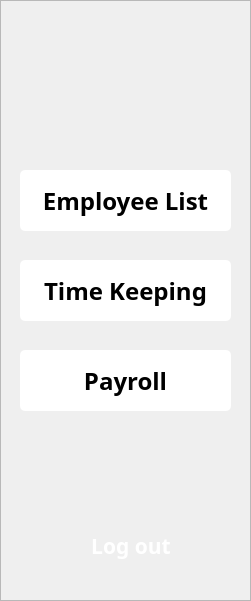
   <widget class="QFrame" name="sideBar">
    <property name="geometry">
     <rect>
      <x>0</x>
      <y>0</y>
      <width>251</width>
      <height>601</height>
     </rect>
    </property>
    <property name="styleSheet">
     <string notr="true">#sideBar{
	background-color: qlineargradient(spread:pad, x1:0.508, y1:0.0340909, x2:0.503051, y2:1, stop:0 rgba(33, 44, 89, 255), stop:0.497175 rgba(52, 66, 115, 255), stop:0.847458 rgba(72, 87, 142, 255))
}

#btnEmployeeList, #btnTimeKeeping, #btnPayRoll {
	background-color: white;
	border: 1px solid &quot;#344273&quot;;
	border-radius: 5px;
}

 #btnLogOut {
	background-color: none;
	border: none;
	color: white;
}</string>
    </property>
    <property name="frameShape">
     <enum>QFrame::StyledPanel</enum>
    </property>
    <property name="frameShadow">
     <enum>QFrame::Raised</enum>
    </property>
    <widget class="QPushButton" name="btnEmployeeList">
     <property name="geometry">
      <rect>
       <x>20</x>
       <y>170</y>
       <width>211</width>
       <height>61</height>
      </rect>
     </property>
     <property name="font">
      <font>
       <family>Poppins</family>
       <pointsize>18</pointsize>
       <weight>75</weight>
       <bold>true</bold>
      </font>
     </property>
     <property name="cursor">
      <cursorShape>PointingHandCursor</cursorShape>
     </property>
     <property name="layoutDirection">
      <enum>Qt::RightToLeft</enum>
     </property>
     <property name="styleSheet">
      <string notr="true"/>
     </property>
     <property name="text">
      <string>Employee List</string>
     </property>
     <property name="iconSize">
      <size>
       <width>20</width>
       <height>20</height>
      </size>
     </property>
    </widget>
    <widget class="QPushButton" name="btnTimeKeeping">
     <property name="geometry">
      <rect>
       <x>20</x>
       <y>260</y>
       <width>211</width>
       <height>61</height>
      </rect>
     </property>
     <property name="font">
      <font>
       <family>Poppins</family>
       <pointsize>18</pointsize>
       <weight>75</weight>
       <bold>true</bold>
      </font>
     </property>
     <property name="cursor">
      <cursorShape>PointingHandCursor</cursorShape>
     </property>
     <property name="layoutDirection">
      <enum>Qt::RightToLeft</enum>
     </property>
     <property name="styleSheet">
      <string notr="true"/>
     </property>
     <property name="text">
      <string>Time Keeping</string>
     </property>
     <property name="iconSize">
      <size>
       <width>20</width>
       <height>20</height>
      </size>
     </property>
    </widget>
    <widget class="QPushButton" name="btnPayRoll">
     <property name="geometry">
      <rect>
       <x>20</x>
       <y>350</y>
       <width>211</width>
       <height>61</height>
      </rect>
     </property>
     <property name="font">
      <font>
       <family>Poppins</family>
       <pointsize>18</pointsize>
       <weight>75</weight>
       <bold>true</bold>
      </font>
     </property>
     <property name="cursor">
      <cursorShape>PointingHandCursor</cursorShape>
     </property>
     <property name="layoutDirection">
      <enum>Qt::RightToLeft</enum>
     </property>
     <property name="styleSheet">
      <string notr="true"/>
     </property>
     <property name="text">
      <string>Payroll</string>
     </property>
     <property name="iconSize">
      <size>
       <width>20</width>
       <height>20</height>
      </size>
     </property>
    </widget>
    <widget class="QPushButton" name="btnLogOut">
     <property name="geometry">
      <rect>
       <x>20</x>
       <y>530</y>
       <width>211</width>
       <height>31</height>
      </rect>
     </property>
     <property name="font">
      <font>
       <family>Poppins</family>
       <pointsize>16</pointsize>
       <weight>75</weight>
       <bold>true</bold>
      </font>
     </property>
     <property name="cursor">
      <cursorShape>PointingHandCursor</cursorShape>
     </property>
     <property name="layoutDirection">
      <enum>Qt::LeftToRight</enum>
     </property>
     <property name="styleSheet">
      <string notr="true"/>
     </property>
     <property name="text">
      <string>  Log out</string>
     </property>
     <property name="icon">
      <iconset>
       <normaloff>../Icons/log-out.svg</normaloff>../Icons/log-out.svg</iconset>
     </property>
     <property name="iconSize">
      <size>
       <width>25</width>
       <height>25</height>
      </size>
     </property>
    </widget>
   </widget>
